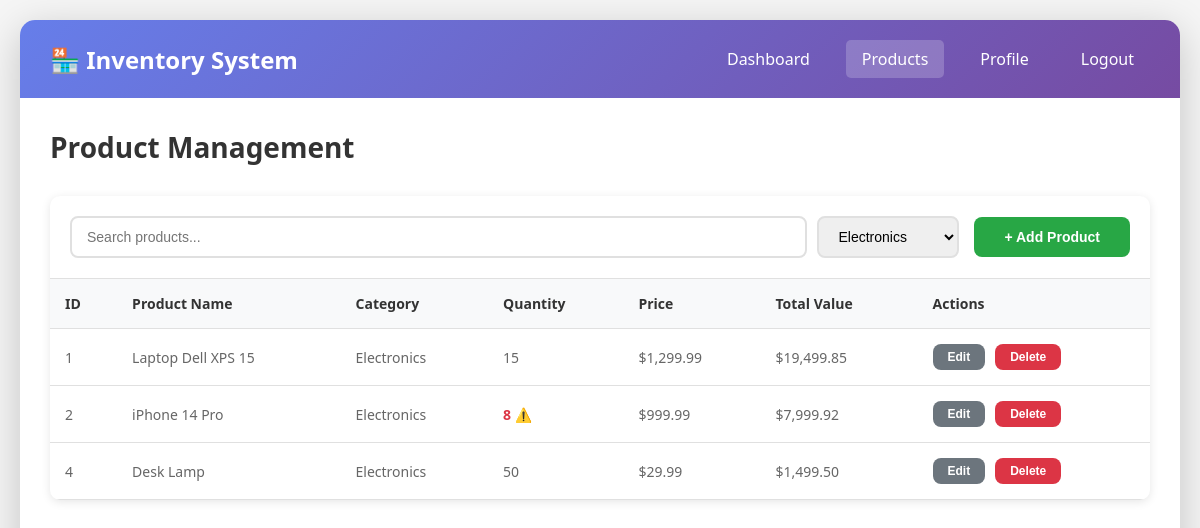
The app's page /products.php?category=Electronics (signed in) with its own data.
### tables this page shows
CREATE TABLE IF NOT EXISTS products (
    id INT AUTO_INCREMENT PRIMARY KEY,
    user_id INT NOT NULL,
    product_name VARCHAR(100) NOT NULL,
    category VARCHAR(50) NOT NULL,
    quantity INT NOT NULL DEFAULT 0,
    price DECIMAL(10,2) NOT NULL DEFAULT 0.00,
    description TEXT,
    created_at TIMESTAMP DEFAULT CURRENT_TIMESTAMP,
    updated_at TIMESTAMP DEFAULT CURRENT_TIMESTAMP ON UPDATE CURRENT_TIMESTAMP,
    FOREIGN KEY (user_id) REFERENCES users(id) ON DELETE CASCADE
);

### functions.php (called while the page is built, shortened)
<?php
require_once 'config.php';
function getAllProducts($user_id, $search = '', $category_filter = '') {
    global $conn;
    $query = "SELECT * FROM products WHERE user_id = ?";
    $params = [$user_id];
    $types = "i";
    if ($category_filter != '' && $category_filter != 'All') {
        $query .= " AND category = ?";
        $params[] = $category_filter;
        $types .= "s";
    }
    $query .= " ORDER BY created_at DESC";
    $stmt = mysqli_prepare($conn, $query);
    mysqli_stmt_bind_param($stmt, $types, ...$params);
    mysqli_stmt_execute($stmt);
    $result = mysqli_stmt_get_result($stmt);
    $products = [];
    while ($row = mysqli_fetch_assoc($result)) {
        $products[] = $row;
    }
    return $products;
}
function sanitizeOutput($data) {
    return htmlspecialchars($data, ENT_QUOTES, 'UTF-8');
}
?>

### products.php (the view, shortened to what this page needs)
<?php
require_once 'functions.php';
$user_id = $_SESSION['user_id'];
$search = $_GET['search'] ?? '';
$category_filter = $_GET['category'] ?? '';
$products = getAllProducts($user_id, $search, $category_filter);
?>
<!DOCTYPE html>
<html lang="en">
<head>
    <link rel="stylesheet" href="styles.css">
</head>
<body style="display: block; background: #f5f5f5;">
    <div class="container">
        <div class="dashboard-container">
            <nav class="navbar">
                <div class="navbar-brand">🏪 Inventory System</div>
                <div class="navbar-menu">
                    <a href="dashboard.php">Dashboard</a>
                    <a href="products.php" class="active">Products</a>
                    <a href="profile.php">Profile</a>
                    <a href="logout.php">Logout</a>
                </div>
            </nav>
            <div class="dashboard-content">
                <h1 class="page-title">Product Management</h1>
                <div class="table-container">
                    <div class="table-header">
                        <div class="search-filter">
                            <input type="text" id="searchInput" placeholder="Search products..." value="<?php echo sanitizeOutput($search); ?>">
                            <select id="categoryFilter">
                                <option value="Electronics" <?php echo $category_filter == 'Electronics' ? 'selected' : ''; ?>>Electronics</option>
                            </select>
                        </div>
                        <button class="btn btn-success" onclick="openAddModal()">+ Add Product</button>
                    </div>
                    <?php if (count($products) > 0): ?>
                    <table>
                        <thead>
                            <tr>
                                <th>ID</th>
                                <th>Product Name</th>
                                <th>Category</th>
                                <th>Quantity</th>
                                <th>Price</th>
                                <th>Total Value</th>
                                <th>Actions</th>
                            </tr>
                        </thead>
                        <tbody>
                            <?php foreach ($products as $product): ?>
                                <tr>
                                    <td><?php echo $product['id']; ?></td>
                                    <td><?php echo sanitizeOutput($product['product_name']); ?></td>
                                    <td><?php echo sanitizeOutput($product['category']); ?></td>
                                    <td class="<?php echo $product['quantity'] < 10 ? 'low-stock' : ''; ?>">
                                        <?php echo $product['quantity']; ?>
                                        <?php if ($product['quantity'] < 10): ?>
                                            ⚠️
                                        <?php endif; ?>
                                    </td>
                                    <td>$<?php echo number_format($product['price'], 2); ?></td>
                                    <td>$<?php echo number_format($product['quantity'] * $product['price'], 2); ?></td>
                                    <td>
                                        <div class="actions">
                                            <button class="btn btn-secondary btn-sm" onclick='editProduct(<?php echo json_encode($product); ?>)'>Edit</button>
                                            <button class="btn btn-danger btn-sm" onclick="deleteProduct(<?php echo $product['id']; ?>, '<?php echo sanitizeOutput($product['product_name']); ?>')">Delete</button>
                                        </div>
                                    </td>
                                </tr>
                            <?php endforeach; ?>
                        </tbody>
                    </table>
                    <?php endif; ?>
                </div>
            </div>
        </div>
    </div>
</body>
</html>

### styles.css (style rules this page uses)
* { margin: 0; padding: 0; box-sizing: border-box; }
body { font-family: 'Segoe UI', Tahoma, Geneva, Verdana, sans-serif; background: linear-gradient(135deg, #667eea 0%, #764ba2 100%); min-height: 100vh; display: flex; justify-content: center; align-items: center; padding: 20px; }
.container { width: 100%; max-width: 1200px; margin: 0 auto; }
.btn { padding: 12px 30px; border: none; border-radius: 8px; font-size: 14px; font-weight: 600; cursor: pointer; transition: all 0.3s ease; text-decoration: none; display: inline-block; text-align: center; }
.btn-secondary { background: #6c757d; color: white; }
.btn-success { background: #28a745; color: white; }
.btn-danger { background: #dc3545; color: white; }
.btn-sm { padding: 6px 15px; font-size: 12px; }
.dashboard-container { background: white; border-radius: 15px; box-shadow: 0 10px 40px rgba(0, 0, 0, 0.2); overflow: hidden; min-height: 90vh; }
.navbar { background: linear-gradient(135deg, #667eea 0%, #764ba2 100%); color: white; padding: 20px 30px; display: flex; justify-content: space-between; align-items: center; flex-wrap: wrap; }
.navbar-brand { font-size: 24px; font-weight: bold; }
.navbar-menu { display: flex; gap: 20px; flex-wrap: wrap; }
.navbar-menu a { color: white; text-decoration: none; padding: 8px 16px; border-radius: 5px; transition: background 0.3s; }
.navbar-menu a:hover, .navbar-menu a.active { background: rgba(255, 255, 255, 0.2); }
.dashboard-content { padding: 30px; }
.page-title { font-size: 28px; color: #333; margin-bottom: 30px; }
.table-container { background: white; border-radius: 10px; box-shadow: 0 2px 10px rgba(0, 0, 0, 0.1); overflow: hidden; }
.table-header { padding: 20px; border-bottom: 1px solid #e0e0e0; display: flex; justify-content: space-between; align-items: center; flex-wrap: wrap; gap: 15px; }
.search-filter { display: flex; gap: 10px; flex-wrap: wrap; flex: 1; }
.search-filter input, .search-filter select { padding: 10px 15px; border: 2px solid #e0e0e0; border-radius: 8px; font-size: 14px; }
.search-filter input { flex: 1; min-width: 200px; }
table { width: 100%; border-collapse: collapse; }
thead { background: #f8f9fa; }
th, td { padding: 15px; text-align: left; border-bottom: 1px solid #e0e0e0; }
th { font-weight: 600; color: #333; font-size: 14px; }
td { font-size: 14px; color: #666; }
.low-stock { color: #dc3545; font-weight: 600; }
.actions { display: flex; gap: 10px; }

### records on screen
products: id "1", product_name "Laptop Dell XPS 15", category "Electronics", quantity "15", price "1,299.99", $product['quantity'] * $product['price'] "19,499.85"
products: id "2", product_name "iPhone 14 Pro", category "Electronics", quantity "8", price "999.99", $product['quantity'] * $product['price'] "7,999.92"
products: id "4", product_name "Desk Lamp", category "Electronics", quantity "50", price "29.99", $product['quantity'] * $product['price'] "1,499.50"
